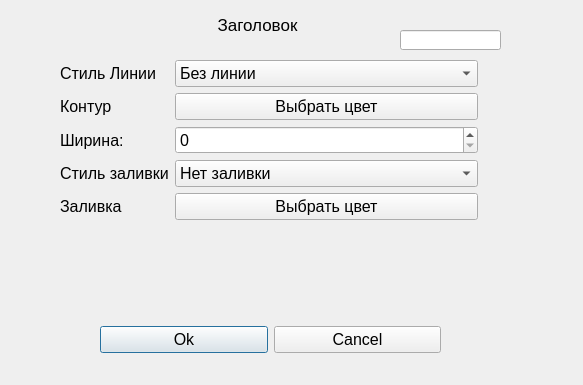
<?xml version="1.0" encoding="UTF-8"?>
<ui version="4.0">
 <class>Dialog_1</class>
 <widget class="QDialog" name="Dialog_1">
  <property name="geometry">
   <rect>
    <x>0</x>
    <y>0</y>
    <width>583</width>
    <height>385</height>
   </rect>
  </property>
  <property name="windowTitle">
   <string>Dialog</string>
  </property>
  <widget class="QLabel" name="labelHeader">
   <property name="geometry">
    <rect>
     <x>2</x>
     <y>10</y>
     <width>511</width>
     <height>31</height>
    </rect>
   </property>
   <property name="font">
    <font>
     <pointsize>13</pointsize>
    </font>
   </property>
   <property name="text">
    <string>&lt;html&gt;&lt;head/&gt;&lt;body&gt;&lt;p align=&quot;center&quot;&gt;Заголовок&lt;/p&gt;&lt;/body&gt;&lt;/html&gt;</string>
   </property>
  </widget>
  <widget class="QLineEdit" name="lineEdit">
   <property name="geometry">
    <rect>
     <x>400</x>
     <y>30</y>
     <width>101</width>
     <height>20</height>
    </rect>
   </property>
  </widget>
  <widget class="QWidget" name="horizontalLayoutWidget">
   <property name="geometry">
    <rect>
     <x>100</x>
     <y>300</y>
     <width>341</width>
     <height>80</height>
    </rect>
   </property>
   <property name="font">
    <font>
     <pointsize>12</pointsize>
    </font>
   </property>
   <layout class="QHBoxLayout" name="horizontalLayout">
    <item>
     <widget class="QPushButton" name="pushButton_ok">
      <property name="text">
       <string>Ok</string>
      </property>
     </widget>
    </item>
    <item>
     <widget class="QPushButton" name="pushButton_cancel">
      <property name="text">
       <string>Cancel</string>
      </property>
     </widget>
    </item>
   </layout>
  </widget>
  <widget class="QWidget" name="formLayoutWidget">
   <property name="geometry">
    <rect>
     <x>60</x>
     <y>60</y>
     <width>418</width>
     <height>201</height>
    </rect>
   </property>
   <property name="font">
    <font>
     <pointsize>12</pointsize>
    </font>
   </property>
   <layout class="QFormLayout" name="formLayout">
    <item row="0" column="0">
     <widget class="QLabel" name="labelStyle">
      <property name="font">
       <font>
        <pointsize>12</pointsize>
       </font>
      </property>
      <property name="text">
       <string>Стиль Линии</string>
      </property>
     </widget>
    </item>
    <item row="0" column="1">
     <widget class="QComboBox" name="comboBoxStyle">
      <property name="font">
       <font>
        <pointsize>12</pointsize>
       </font>
      </property>
      <property name="currentIndex">
       <number>0</number>
      </property>
      <item>
       <property name="text">
        <string>Без линии</string>
       </property>
      </item>
      <item>
       <property name="text">
        <string>Основная</string>
       </property>
      </item>
      <item>
       <property name="text">
        <string>Пунктирная</string>
       </property>
      </item>
      <item>
       <property name="text">
        <string>Точки</string>
       </property>
      </item>
      <item>
       <property name="text">
        <string>Пунктир+точки</string>
       </property>
      </item>
     </widget>
    </item>
    <item row="1" column="0">
     <widget class="QLabel" name="label_2">
      <property name="font">
       <font>
        <pointsize>12</pointsize>
       </font>
      </property>
      <property name="text">
       <string>Контур</string>
      </property>
     </widget>
    </item>
    <item row="1" column="1">
     <widget class="QPushButton" name="pushButtonColor">
      <property name="font">
       <font>
        <pointsize>12</pointsize>
       </font>
      </property>
      <property name="autoFillBackground">
       <bool>true</bool>
      </property>
      <property name="text">
       <string>Выбрать цвет</string>
      </property>
     </widget>
    </item>
    <item row="2" column="0">
     <widget class="QLabel" name="label_5">
      <property name="font">
       <font>
        <pointsize>12</pointsize>
       </font>
      </property>
      <property name="text">
       <string>Ширина:</string>
      </property>
     </widget>
    </item>
    <item row="2" column="1">
     <widget class="QSpinBox" name="spinBox">
      <property name="font">
       <font>
        <pointsize>12</pointsize>
       </font>
      </property>
     </widget>
    </item>
    <item row="3" column="0">
     <widget class="QLabel" name="labelStyle_2">
      <property name="font">
       <font>
        <pointsize>12</pointsize>
       </font>
      </property>
      <property name="text">
       <string>Стиль заливки</string>
      </property>
     </widget>
    </item>
    <item row="3" column="1">
     <widget class="QComboBox" name="comboBoxStyle_2">
      <property name="font">
       <font>
        <pointsize>12</pointsize>
       </font>
      </property>
      <property name="currentIndex">
       <number>0</number>
      </property>
      <item>
       <property name="text">
        <string>Нет заливки</string>
       </property>
      </item>
      <item>
       <property name="text">
        <string>Однотонная</string>
       </property>
      </item>
      <item>
       <property name="text">
        <string>Точки(||)(цвета фона)</string>
       </property>
      </item>
      <item>
       <property name="text">
        <string>Точки(цвета фона)</string>
       </property>
      </item>
      <item>
       <property name="text">
        <string>Плюсики(цвета заливки)</string>
       </property>
      </item>
      <item>
       <property name="text">
        <string>Пиксели</string>
       </property>
      </item>
      <item>
       <property name="text">
        <string>Плюсики(цвета фона)</string>
       </property>
      </item>
      <item>
       <property name="text">
        <string>Точки(цвета заливки)</string>
       </property>
      </item>
      <item>
       <property name="text">
        <string>Точки(||)(цвета заливки)</string>
       </property>
      </item>
      <item>
       <property name="text">
        <string>Горизонтальные линии</string>
       </property>
      </item>
      <item>
       <property name="text">
        <string>Вертикальные линии</string>
       </property>
      </item>
      <item>
       <property name="text">
        <string>Крестики</string>
       </property>
      </item>
      <item>
       <property name="text">
        <string>Диагональная волна</string>
       </property>
      </item>
     </widget>
    </item>
    <item row="4" column="0">
     <widget class="QLabel" name="label_3">
      <property name="font">
       <font>
        <pointsize>12</pointsize>
       </font>
      </property>
      <property name="text">
       <string>Заливка</string>
      </property>
     </widget>
    </item>
    <item row="4" column="1">
     <widget class="QPushButton" name="pushButtonColor_2">
      <property name="font">
       <font>
        <pointsize>12</pointsize>
       </font>
      </property>
      <property name="autoFillBackground">
       <bool>true</bool>
      </property>
      <property name="text">
       <string>Выбрать цвет</string>
      </property>
     </widget>
    </item>
   </layout>
  </widget>
 </widget>
 <tabstops>
  <tabstop>comboBoxStyle</tabstop>
  <tabstop>comboBoxStyle_2</tabstop>
  <tabstop>spinBox</tabstop>
  <tabstop>pushButtonColor</tabstop>
  <tabstop>pushButtonColor_2</tabstop>
  <tabstop>pushButton_ok</tabstop>
  <tabstop>pushButton_cancel</tabstop>
  <tabstop>lineEdit</tabstop>
 </tabstops>
 <resources/>
 <connections/>
</ui>
